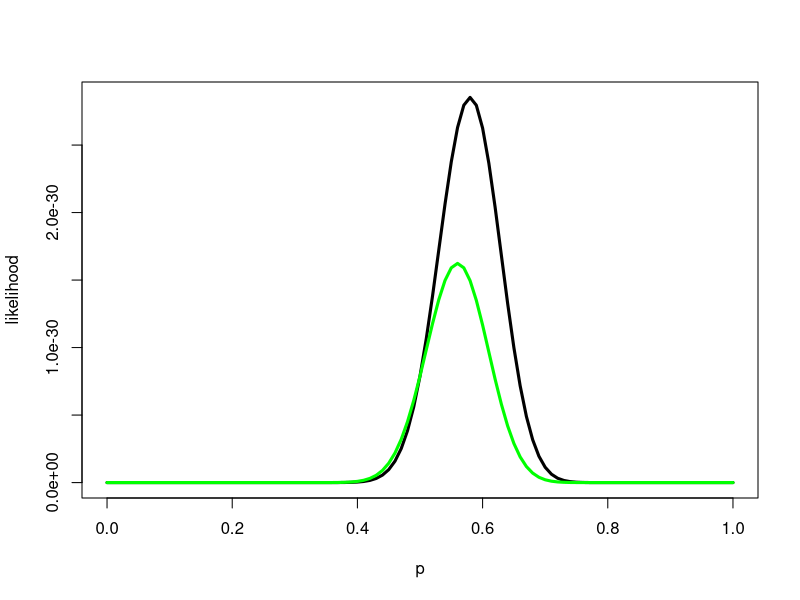
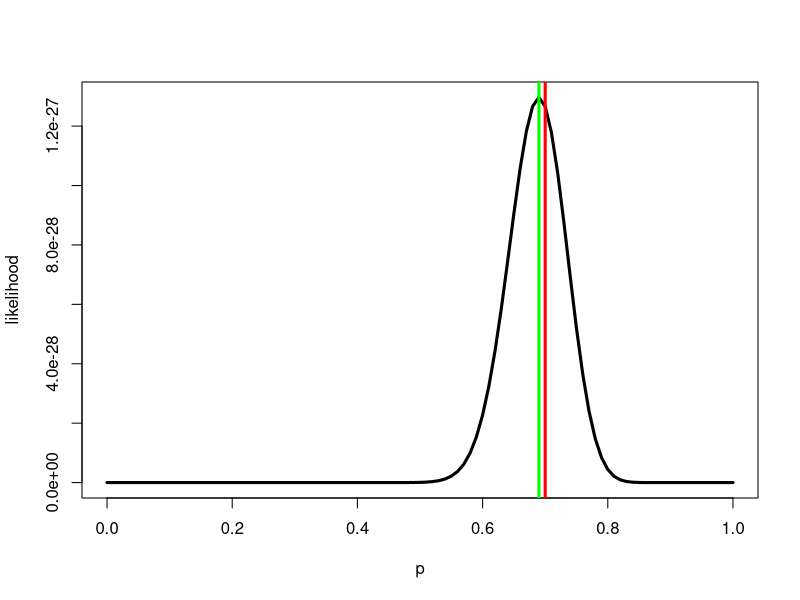
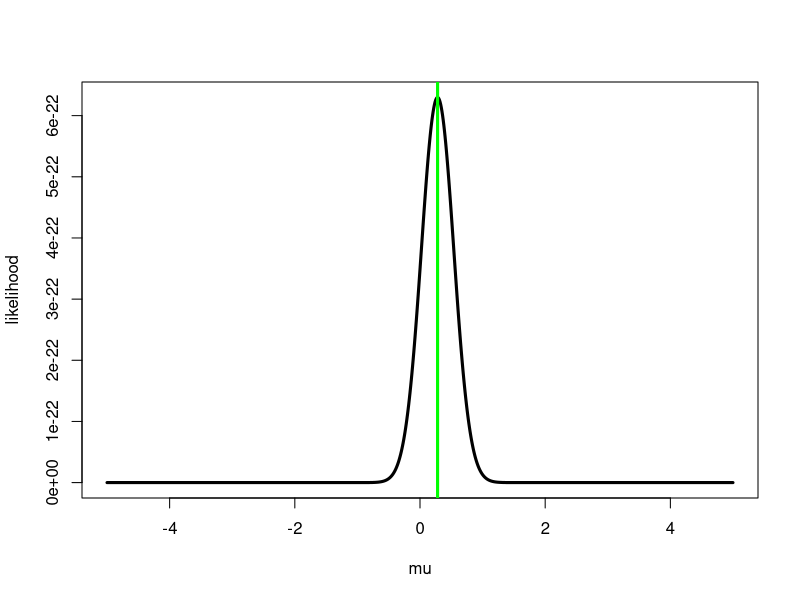
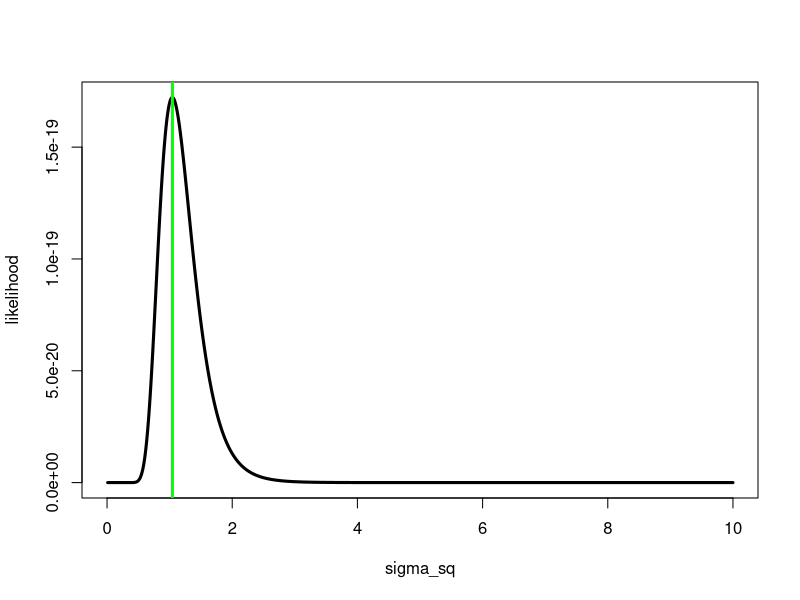

These charts were generated, in order, by the following R code:
# Likelihood inference


# Bernoulli (i.e., "coin toss") likelihood function
L = function( p, x)  return( p^sum(x) * (1-p)^sum(1 - x) )
L = Vectorize( L, vectorize.args="p")

# Input data from the coin toss experiment
x_pseudo = c( 1, 1, 0, 1, 0, 0, 0, 1, 0, 1,
              1, 1, 1, 1, 1, 1, 0, 0, 1, 0,
              1, 0, 0, 1, 1, 0, 0, 0, 0, 1,
              1, 0, 1, 1, 1, 1, 0, 1, 0, 0,
              1, 0, 0, 1, 0, 0, 0, 1, 1, 0,
              1, 1, 0, 1, 1, 1, 0, 0, 1, 0,
              0, 1, 1, 0, 1, 1, 1, 1, 0, 1,
					    1, 1, 1, 0, 1, 0, 1, 0, 0, 0,
					    1, 1, 1, 1, 1, 0, 1, 0, 1, 0,
					    0, 1, 1, 1, 0, 1, 0, 1, 0, 0)

x_real = c( 0, 1, 1, 0, 0, 0, 1, 0, 0, 0,
            1, 0, 0, 1, 1, 1, 0, 1, 1, 0,
            1, 1, 1, 0, 0, 1, 1, 1, 1, 1,
            0, 1, 1, 1, 1, 1, 1, 1, 0, 0,
            1, 0, 1, 0, 1, 1, 0, 1, 1, 1,
            0, 0, 0, 0, 1, 0, 1, 1, 1, 1,
            0, 0, 0, 1, 0, 1, 0, 1, 1, 1,
            1, 0, 1, 1, 1, 1, 0, 1, 1, 0,
            0, 1, 1, 1, 0, 1, 1, 1, 0, 0,
            1, 0, 1, 0, 1, 0, 0, 1, 0, 0)

# Which observed data has a higher likelihood consistent with p=.5?
L( .5, x_pseudo)
L( .5, x_real)

# Plot the likelihood for both data sets over a grid of values of p to determine
# value most consistent with the data
p_grid = seq( 0, 1, by=.01)
plot( p_grid, L( p_grid, x_real), xlab="p", ylab="likelihood", type="l",lwd=3)
lines( p_grid, L( p_grid, x_pseudo), col="green", lwd=3)

# Next, generate synthetic coin tosses for different values of p
n = 100
p_true = .7
x = (runif(n) < p_true)

p_grid = seq( 0, 1, by=.01)
plot( p_grid, L( p_grid, x), xlab="p", ylab="likelihood", type="l", lwd=3)
p_hat = mean(x)
abline( v=p_hat, col="green", lwd=3)
abline( v=p_true, col="red", lwd=3)


# How about the likelihood function for Gaussian data?
n = 30
mu = 0
sigma_sq = 2
x = rnorm( n=n, mean=mu, sd=sqrt(sigma_sq))

L = function( mu, sigma_sq, x){
	return( prod(exp(-.5*(x - mu)^2/sigma_sq) / sqrt(2 * pi * sigma_sq)) )
	# Note that this is equivalent to:
	# prod( dnorm( x, mean=mu, sd=sqrt(sigma_sq))
}


# Assume that sigma^2 is fixed, and plot over a grid of mu values
L_mu_vec = Vectorize( L, vectorize.args="mu")

x = rnorm( n=n, mean=mu, sd=sqrt(sigma_sq))
mu_grid = seq( -5, 5, by=.01)
plot( mu_grid, L_mu_vec( mu=mu_grid, sigma=sigma_sq, x), xlab="mu", 
      ylab="likelihood", type="l", lwd=3)
mu_hat = mean(x)
abline( v=mu_hat, col="green", lwd=3)


# Assume that mu is fixed, and plot over a grid of sigma^2 values
L_sigma_sq_vec = Vectorize( L, vectorize.args="sigma_sq")
sigma_sq_grid = seq( 0, 10, by=.01)

x = rnorm( n=n, mean=mu, sd=sqrt(sigma_sq))
plot( sigma_sq_grid, L_sigma_sq_vec( mu=mean(x), sigma_sq=sigma_sq_grid, x), 
      xlab="sigma_sq", ylab="likelihood", type="l", lwd=3)
sigma_sq_hat = mean((x - mean(x))^2)
abline( v=sigma_sq_hat, col="green", lwd=3)







